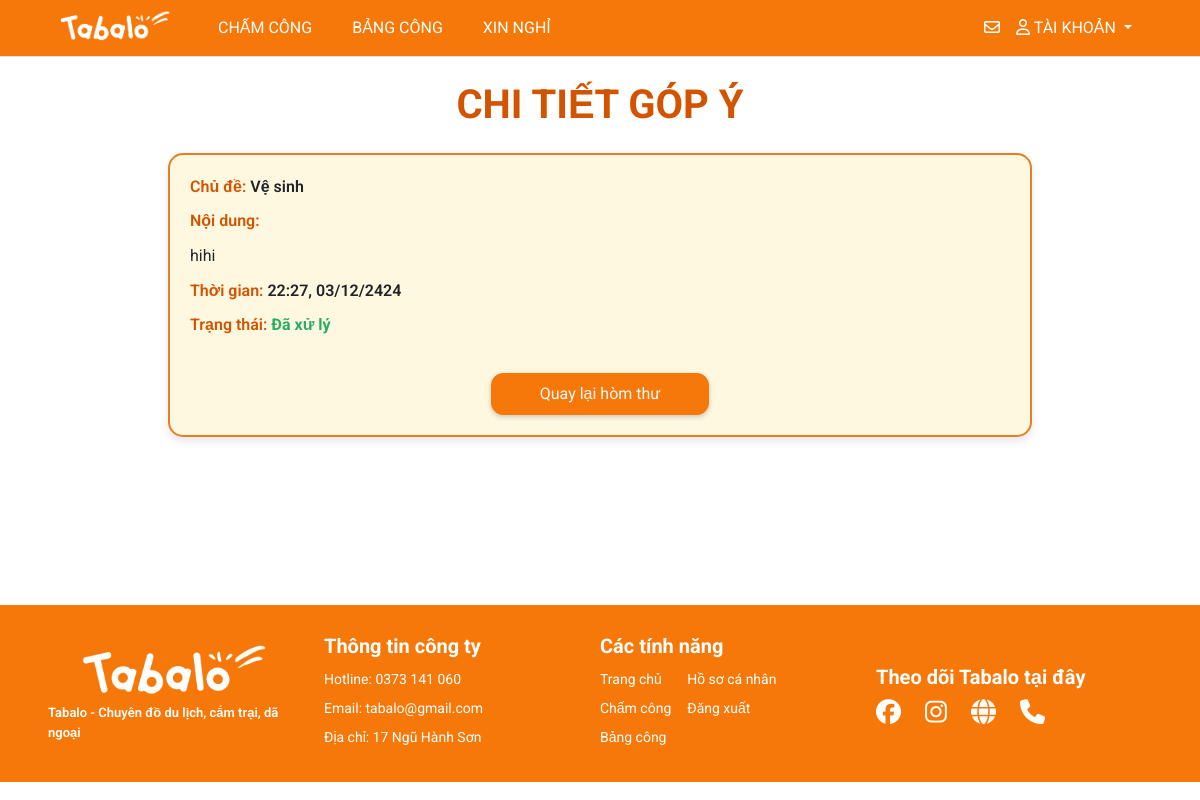
Page /letters/7/ (signed in) on the committed database.
### myapp/models.py (models this page shows, shortened)
class Letter(models.Model):
    user = models.ForeignKey(User, on_delete=models.CASCADE)
    is_anonymous = models.BooleanField(default=False)
    topic = models.ForeignKey(TopicLetter, on_delete=models.CASCADE)
    content = models.TextField()
    status = models.CharField(max_length=30, choices=[('Đang xử lý', 'Đang xử lý'),('Đã xử lý', 'Đã xử lý')], default='Đang xử lý')
    created_at = models.DateTimeField(auto_now_add=True)

class TopicLetter(models.Model):
  name = models.CharField(max_length=50)

### myapp/views.py (the view)
# urls.py: path('letters/<int:idletter>/', views.letter_detail, name='letter-detail'),
def letter_detail(request, idletter):
    try:
        letter = Letter.objects.get(id=idletter)
        if request.user == letter.user or request.user.is_superuser:
            title = 'Chi tiết góp ý'
            if request.POST:
                letter.status = 'Đã xử lý'
                letter.save()
                messages.success(request, 'Đã xử lý thư góp ý')
                return redirect('main-letter')
            return render(request, 'pages/letter_detail.html', {'title': title, 'letter': letter})
        else:
            return redirect('letters')
    except Letter.DoesNotExist:
        return redirect('letters')

### management/context_processors.py (called while the page is built)
def pending_dayoff(request):
  count_pending = DayOffRequest.objects.filter(status='pending').count()
  return {'count_pending': count_pending}

### templates/pages/letter_detail.html (shortened to what this page needs)
{% extends '../layouts/base.html' %}
{% block main %}
<br>
<h1 style="text-align:center; font-size: 2.5rem; font-weight: 700; color: #D35400;" class="mb-4" >CHI TIẾT GÓP Ý</h1>
<div class="container" style="display:flex; justify-content:center;">
  <div style="width: 80%; background-color: #FFF8E1; border: 2px solid #E67E22; border-radius: 15px; padding: 20px; box-shadow: 0 4px 10px rgba(0, 0, 0, 0.1);">
    <div style="font-size: 1rem; font-weight: 600; margin-bottom: 10px;">
      <span style="color: #D35400;">Chủ đề:</span> {{ letter.topic.name }}
    </div>
    <div style="font-size: 1rem; font-weight: 600; margin-bottom: 10px;">
      <span style="color: #D35400;">Nội dung:</span>
      <p style="margin: 10px 0 0; line-height: 1.6; font-weight: 400;">{{ letter.content }}</p>
    </div>
    <div style="font-size: 1rem; font-weight: 600; margin-bottom: 10px;">
      <span style="color: #D35400;">Thời gian:</span> {{ letter.created_at|date:"H:i, d/m/yy" }}
    </div>
    <div style="font-size: 1rem; font-weight: 600; margin-bottom: 20px;">
      <span style="color: #D35400;">Trạng thái:</span>
      <span style="color: {% if letter.status == 'Đang xử lý' %}#E67E22{% else %}#27AE60{% endif %}; font-weight: 700;">
        {{ letter.status }}
      </span>
    </div>
    <center>
      <a href="{% if request.user.is_superuser %}/management/letter/{% else %}/letters/{% endif %}"
         class="btn btn-info bg-btn mt-3 text-light pe-5 ps-5 pt-2 pb-2"
         style="border-radius: 8px; background-color: #3498DB; box-shadow: 0 2px 5px rgba(0, 0, 0, 0.2);">
        {% if request.user.is_superuser %}Quản lý hòm thư{% else %}Quay lại hòm thư{% endif %}
      </a>
    </center>
  </div>
</div>
<br><br>
{% load static %}
{% endblock %}

### static/styles/style.css (style rules this page uses)
.bg-btn { background-color: #F67809 !important; --bs-btn-border-color: #F67809 !important; border-radius: 12px !important; --bs-btn-hover-border-color: none !important; --bs-btn-active-bg: none !important; --bs-btn-active-border-color: none !important; }

### rows in the picture
Letter: topic.name "Vệ sinh", content "hihi", created_at "22:27, 03/12/2424", status "Đã xử lý"
